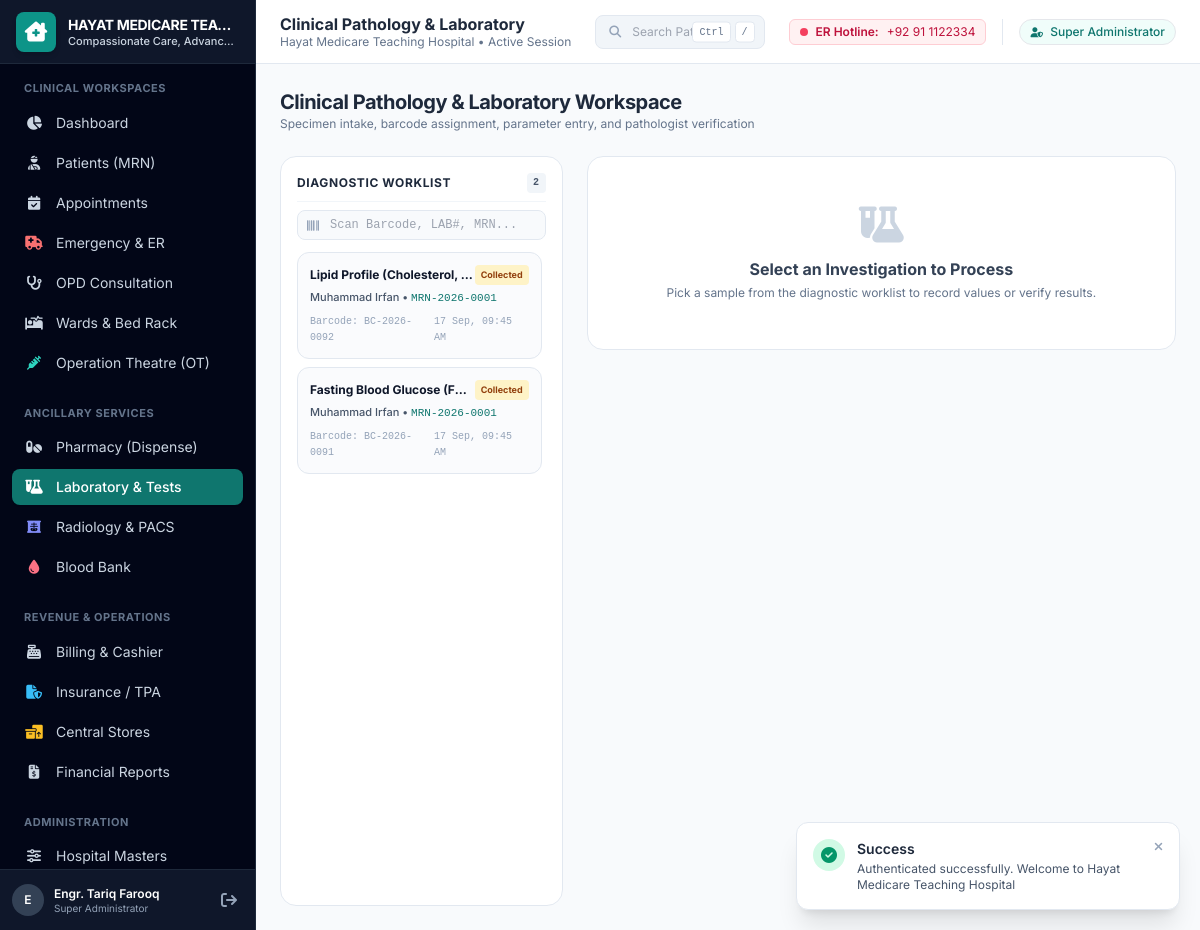
/index.php?page=laboratory (signed in), run on the app's committed database.
### tables this page shows
CREATE TABLE `hospital_profiles` (
    `id` INT AUTO_INCREMENT PRIMARY KEY,
    `hospital_name` VARCHAR(150) NOT NULL,
    `tagline` VARCHAR(255) DEFAULT 'Excellence in Patient Care & Clinical Service',
    `license_number` VARCHAR(100) DEFAULT NULL,
    `tax_number` VARCHAR(100) DEFAULT NULL,
    `address` TEXT NOT NULL,
    `city` VARCHAR(100) NOT NULL,
    `country` VARCHAR(100) DEFAULT 'Pakistan',
    `phone` VARCHAR(50) NOT NULL,
    `email` VARCHAR(100) NOT NULL,
    `emergency_hotline` VARCHAR(50) NOT NULL,
    `currency_symbol` VARCHAR(10) DEFAULT 'PKR ',
    `default_tax_rate` DECIMAL(5,2) DEFAULT 0.00,
    `time_zone` VARCHAR(50) DEFAULT 'Asia/Karachi',
    `created_at` TIMESTAMP DEFAULT CURRENT_TIMESTAMP,
    `updated_at` TIMESTAMP DEFAULT CURRENT_TIMESTAMP ON UPDATE CURRENT_TIMESTAMP
);

CREATE TABLE `lab_order_items` (
    `id` INT AUTO_INCREMENT PRIMARY KEY,
    `lab_order_id` INT NOT NULL,
    `lab_test_id` INT NOT NULL,
    `sample_barcode` VARCHAR(50) DEFAULT NULL,
    `sample_collected_at` DATETIME DEFAULT NULL,
    `collected_by` INT DEFAULT NULL,
    `item_status` ENUM('Pending', 'Collected', 'Tested', 'Verified') DEFAULT 'Pending',
    FOREIGN KEY (`lab_order_id`) REFERENCES `lab_orders`(`id`) ON DELETE CASCADE,
    FOREIGN KEY (`lab_test_id`) REFERENCES `lab_tests`(`id`),
    FOREIGN KEY (`collected_by`) REFERENCES `users`(`id`) ON DELETE SET NULL
);

CREATE TABLE `lab_tests` (
    `id` INT AUTO_INCREMENT PRIMARY KEY,
    `category_id` INT NOT NULL,
    `test_name` VARCHAR(150) NOT NULL,
    `test_code` VARCHAR(30) NOT NULL UNIQUE,
    `specimen_type` ENUM('Blood', 'Serum', 'Plasma', 'Urine', 'Stool', 'CSF', 'Sputum', 'Biopsy_Tissue', 'Swab') DEFAULT 'Blood',
    `standard_price` DECIMAL(10,2) NOT NULL DEFAULT 500.00,
    `turnaround_hours` INT DEFAULT 12,
    `status` ENUM('Active', 'Inactive') DEFAULT 'Active',
    FOREIGN KEY (`category_id`) REFERENCES `lab_categories`(`id`)
);

CREATE TABLE `patients` (
    `id` INT AUTO_INCREMENT PRIMARY KEY,
    `mrn` VARCHAR(30) NOT NULL UNIQUE,
    `first_name` VARCHAR(60) NOT NULL,
    `last_name` VARCHAR(60) NOT NULL,
    `gender` ENUM('Male', 'Female', 'Other') NOT NULL,
    `dob` DATE DEFAULT NULL,
    `age` INT DEFAULT NULL,
    `blood_group` ENUM('A+', 'A-', 'B+', 'B-', 'AB+', 'AB-', 'O+', 'O-', 'Unknown') DEFAULT 'Unknown',
    `marital_status` ENUM('Single', 'Married', 'Divorced', 'Widowed', 'Other') DEFAULT 'Single',
    `national_id` VARCHAR(30) DEFAULT NULL,
    `phone_primary` VARCHAR(30) NOT NULL,
    `phone_secondary` VARCHAR(30) DEFAULT NULL,
    `email` VARCHAR(100) DEFAULT NULL,
    `address` TEXT DEFAULT NULL,
    `city` VARCHAR(60) DEFAULT 'Peshawar',
    `emergency_contact_name` VARCHAR(100) DEFAULT NULL,
    `emergency_contact_relation` VARCHAR(50) DEFAULT NULL,
    `emergency_contact_phone` VARCHAR(30) DEFAULT NULL,
    `registered_by` INT DEFAULT NULL,
    `status` ENUM('Active', 'Deceased', 'Archived') DEFAULT 'Active',
    `created_at` TIMESTAMP DEFAULT CURRENT_TIMESTAMP,
    `updated_at` TIMESTAMP DEFAULT CURRENT_TIMESTAMP ON UPDATE CURRENT_TIMESTAMP,
    INDEX `idx_mrn` (`mrn`),
    INDEX `idx_phone` (`phone_primary`),
    INDEX `idx_national_id` (`national_id`),
    INDEX `idx_name` (`first_name`, `last_name`),
    FOREIGN KEY (`registered_by`) REFERENCES `users`(`id`) ON DELETE SET NULL
);

CREATE TABLE `lab_orders` (
    `id` INT AUTO_INCREMENT PRIMARY KEY,
    `order_number` VARCHAR(30) NOT NULL UNIQUE,
    `encounter_id` INT NOT NULL,
    `ordered_by` INT NOT NULL,
    `order_datetime` DATETIME NOT NULL,
    `priority` ENUM('Routine', 'Urgent', 'STAT') DEFAULT 'Routine',
    `clinical_notes` VARCHAR(255) DEFAULT NULL,
    `status` ENUM('Ordered', 'Sample_Collected', 'Processing', 'Completed', 'Cancelled') DEFAULT 'Ordered',
    FOREIGN KEY (`encounter_id`) REFERENCES `encounters`(`id`) ON DELETE CASCADE,
    FOREIGN KEY (`ordered_by`) REFERENCES `users`(`id`)
);

### views/laboratory/index.php (the view, shortened to what the rows shown need)
<?php
$db = Database::getConnection();
$selectedItemId = (int)($_GET['item_id'] ?? 0);
$orderSql = "
    SELECT loi.*, lo.order_number, lo.order_datetime, lo.priority,
           lt.test_name, lt.test_code, lt.specimen_type, lt.standard_price,
           p.id AS patient_id, p.mrn, p.first_name, p.last_name, p.gender, p.age,
           u.full_name AS doctor_name
    FROM `lab_order_items` loi
    JOIN `lab_orders` lo ON loi.lab_order_id = lo.id
    JOIN `lab_tests` lt ON loi.lab_test_id = lt.id
    JOIN `encounters` e ON lo.encounter_id = e.id
    JOIN `patients` p ON e.patient_id = p.id
    JOIN `users` u ON lo.ordered_by = u.id
";
$orderParams = [];
$orderSql .= " ORDER BY loi.id DESC";
$stmt = $db->prepare($orderSql);
$stmt->execute($orderParams);
$orderItems = $stmt->fetchAll();
?>
<div class="flex-1 overflow-y-auto custom-scrollbar p-6 space-y-6">
    <div class="flex items-center justify-between">
        <div>
            <h2 class="text-xl font-bold text-slate-800 tracking-tight">Clinical Pathology & Laboratory Workspace</h2>
        </div>
    </div>
    <div class="grid grid-cols-1 lg:grid-cols-3 gap-6">
        <div class="bg-white rounded-2xl border border-slate-200 shadow-xs p-4 flex flex-col h-[750px] overflow-hidden">
            <div class="flex-1 overflow-y-auto custom-scrollbar space-y-2 pr-1">
                <?php if (empty($orderItems)): ?>
                    <div class="text-center py-12 text-slate-400 text-xs">No lab investigations ordered.</div>
                <?php else: ?>
                    <?php foreach ($orderItems as $item):
                        $isSelected = ($selectedItemId === (int)$item['id']);
                        $isVerified = ($item['item_status'] === 'Verified');
                    ?>
                    <a href="index.php?page=laboratory&item_id=<?= $item['id'] ?>" class="block p-3 rounded-xl border transition-all text-xs <?= $isSelected ? 'bg-purple-50 border-purple-500 shadow-xs' : 'bg-slate-50/70 hover:bg-slate-100 border-slate-200' ?>">
                        <div class="flex items-center justify-between mb-1">
                            <span class="font-bold text-slate-900 truncate"><?= htmlspecialchars($item['test_name']) ?></span>
                            <span class="px-1.5 py-0.5 rounded text-[9px] font-bold <?= $isVerified ? 'bg-emerald-100 text-emerald-800' : 'bg-amber-100 text-amber-800' ?>">
                                <?= htmlspecialchars($item['item_status']) ?>
                            </span>
                        </div>
                        <div class="text-[11px] text-slate-600 font-medium">
                            <?= htmlspecialchars($item['first_name'] . ' ' . $item['last_name']) ?> &bull; <span class="font-mono text-medical-700"><?= htmlspecialchars($item['mrn']) ?></span>
                        </div>
                        <div class="flex items-center justify-between text-[10px] text-slate-400 mt-2 font-mono">
                            <span>Barcode: <?= htmlspecialchars($item['sample_barcode'] ?? 'Unassigned') ?></span>
                            <span><?= date('d M, h:i A', strtotime($item['order_datetime'])) ?></span>
                        </div>
                    </a>
                    <?php endforeach; ?>
                <?php endif; ?>
            </div>
        </div>
    </div>
</div>

### views/layouts/sidebar.php (shortened to what the rows shown need)
<?php
$hProfile = hospital_profile();
?>
<aside class="w-64 bg-navy-950 text-slate-300 flex flex-col flex-shrink-0 h-full border-r border-slate-800 no-print">
    <div class="h-16 flex items-center px-4 bg-navy-900 border-b border-slate-800 gap-3">
        <div class="leading-tight overflow-hidden">
            <h1 class="font-bold text-white text-sm truncate tracking-tight uppercase"><?= htmlspecialchars($hProfile['hospital_name']) ?></h1>
            <p class="text-[11px] text-medical-400 font-medium truncate"><?= htmlspecialchars($hProfile['tagline'] ?? 'Clinical Care') ?></p>
        </div>
    </div>
</aside>

### views/layouts/topbar.php (shortened to what the rows shown need)
<?php
$hProfile = hospital_profile();
?>
<header class="h-16 bg-white border-b border-slate-200 px-6 flex items-center justify-between flex-shrink-0 no-print">
    <div class="flex items-center gap-3">
        <div>
            <h2 class="font-bold text-slate-800 text-base leading-tight"><?= clean_input($pageTitle ?? 'Hospital Management') ?></h2>
            <p class="text-xs text-slate-500"><?= htmlspecialchars($hProfile['hospital_name']) ?> &bull; Active Session</p>
        </div>
    </div>
    <div class="flex items-center gap-4">
        <div class="hidden lg:flex items-center gap-2 px-2.5 py-1 bg-rose-50 border border-rose-200 rounded-md text-xs text-rose-700">
            <span class="w-2 h-2 rounded-full bg-rose-500 animate-pulse"></span>
            <span class="font-semibold">ER Hotline:</span> <?= htmlspecialchars($hProfile['emergency_hotline'] ?? '1122') ?>
        </div>
        <div class="flex items-center gap-2 border-l border-slate-200 pl-4">
            <span class="px-2.5 py-1 rounded-full text-xs font-medium bg-medical-50 text-medical-700 border border-medical-200">
            </span>
        </div>
    </div>
</header>

### data on the page
hospital_profiles: hospital_name "HAYAT MEDICARE TEA…", tagline "Compassionate Care, Advanc…", hospital_name "Hayat Medicare Teaching Hospital", emergency_hotline "+92 91 1122334"
lab_order_items: lab_test.test_name "Lipid Profile (Cholesterol,…", item_status "Collected", patients.first_name+last_name "Muhammad Irfan", patients.mrn "MRN-2026-0001", sample_barcode "BC-2026-0092", lab_order.order_datetime "17 Sep, 09:45 AM"
lab_order_items: lab_test.test_name "Fasting Blood Glucose…", item_status "Collected", patients.first_name+last_name "Muhammad Irfan", patients.mrn "MRN-2026-0001", sample_barcode "BC-2026-0091", lab_order.order_datetime "17 Sep, 09:45 AM"

### other printed values
substr($currentUser['full_name'] ?? 'U', 0, 1) "E"
$currentUser['full_name'] "Engr. Tariq Farooq"
$currentUser['role_name'] "Super Administrator"
clean_input($pageTitle ?? 'Hospital Management') "Clinical Pathology & Laboratory"
count($orderItems) "2"
$flash['type'] "Success"
$flash['message'] "Authenticated successfully. Welcome to Hayat Medicare Teaching Hospital"
